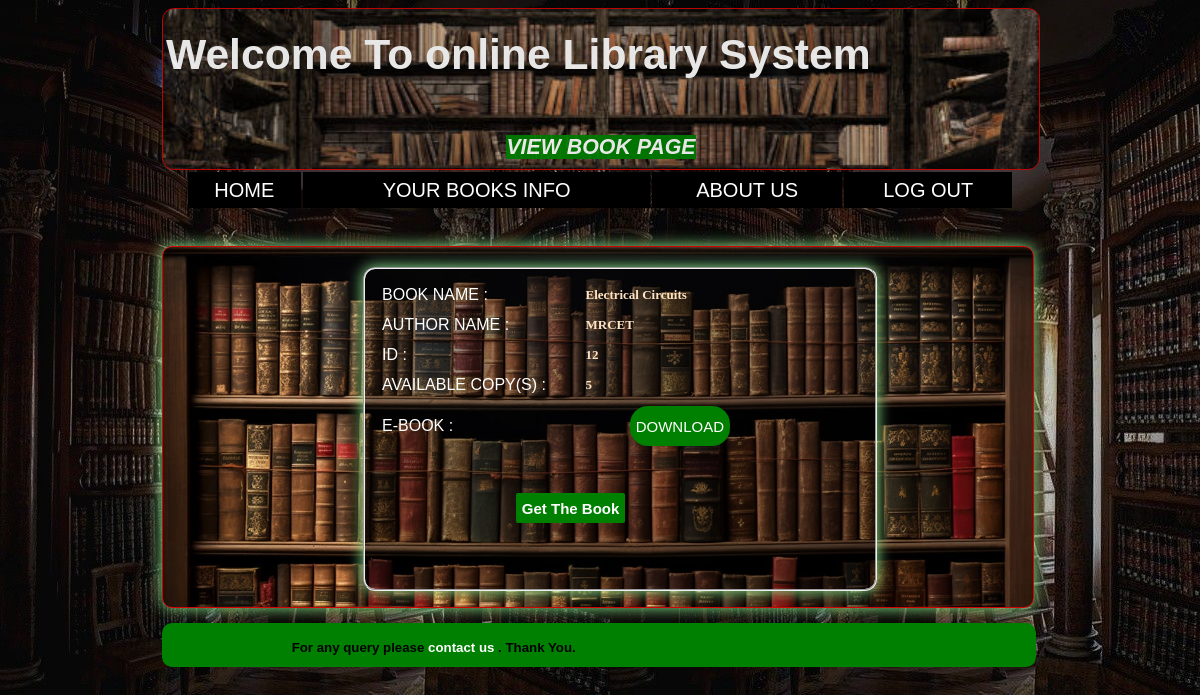
/view_book.php?id=12, run on the app's committed database.
### tables this page shows
CREATE TABLE `book` (
  `b_id` varchar(255) NOT NULL,
  `booksname` varchar(50) NOT NULL,
  `authorname` varchar(50) NOT NULL,
  `copies` varchar(20) NOT NULL,
  `avl_cpy` int(100) NOT NULL,
  `dept` varchar(50) NOT NULL,
  `file_name` varchar(255) NOT NULL,
  `path` varchar(200) NOT NULL
);

### view_book.php (the view, shortened to what this page needs)
<?php
$msg = "";
include("conn.php");
$id = $_GET['id'];
$query = "select * from book where `book`.`b_id`= '$id'";
$query1 = mysqli_query($conn, $query);
$ros = mysqli_fetch_array($query1);
$book_name = $ros['booksname'];
$auth_name = $ros['authorname'];
$avl_cpy = $ros['avl_cpy'];
?>
<html>
<head>
</head>
<body>
  <div class="box">
    <table style=" font-size:16pt" align="center" width="100%" height="100%">
      <tr>
        <td style="color:white">
          <h1>
            <marquee>
              Welcome To online Library System
            </marquee>
          </h1>
        </td>
      </tr>
      <tr>
        <td align="center"><b><i>
              <mark style="background-color:green;color:white">VIEW BOOK PAGE</mark></i></b></td>
      </tr>
    </table>
  </div>
  <table id="table1">
    <tr>
      <td class="td1">
        <a href="sdb.php">HOME</a>
      </td>
      <td class="td1">
        <a href="sbooks.php">YOUR BOOKS INFO</a>
      </td>
      <td class="td1">
        <a href="">ABOUT US</a>
      </td>
      <td class="td1">
        <a href="index.php">LOG OUT</a>
      </td>
    </tr>
  </table>
  <br>
  <br>
  <div class="boxtwo" style="border:solid 1px #CF0403;border-radius: 10px; width:73.5%; height:360px; margin-left:13%;background-color:white">
    <fieldset style="background:rgba(0,0,0,0.38)" class="five">
      <form method="post">
        <table id="table2">
          <tr>
            <td class="td2">
              BOOK NAME :
            </td>
            <td class="td3">
              <?php echo $book_name; ?>
            </td>
          </tr>
          <tr>
            <td class="td2">
              AUTHOR NAME :
            </td>
            <td class="td3">
              <?php echo $auth_name; ?>
            </td>
          </tr>
          <tr>
            <td class="td2">
              ID :
            </td>
            <td class="td3">
              <?php echo $id; ?>
            </td>
          </tr>
          <tr>
            <td class="td2">
              AVAILABLE COPY(S) :
            </td>
            <td class="td3">
              <?php echo $avl_cpy; ?>
            </td>
          </tr>
          <tr>
            <td class="td2">
              E-BOOK :
            </td>
            <td class="td2">
              <input type="submit" name="sub" value="DOWNLOAD">
            </td>
          </tr>
          <tr>
            <td style="padding-top: 40px;padding-left: 95px">
              <input type="submit" value="Get The Book" name="rqst" style="background: green;border-radius: 2px;height: 30px;border: none;font-weight: bold;color: white">
            </td>
            <td style="color:yellow;font-weight:bold;text-align:center;padding-top:30px;padding-left:50px"><?php echo $msg; ?></td>
          </tr>
        </table>
      </form>
    </fieldset>
  </div>
  <div class="boxthree" style="background-color:green; border:solid 2px green;border-radius: 10px; width:73.5%; height:40px; margin-left:13%; margin-top:15px">
    <marquee behavior="alternate" direction="right" loop="1" style="margin-right:38%" align="center">
      <h5 style="line-height:1px;">For any query please <a href="aboutus.php">contact us</a> . Thank You.</h5>
    </marquee>
  </div>
</body>
</html>

### view_book.php (style rules this page uses)
body { background: url(2.jpg); font-family: 'Italic', sans-serif; }
#table1 { width: 70%; text-align: center; height: 40px; margin-left: 15%; font-size: 20px; }
#table2 { color: white; }
.td1 { padding: 1px; background-color: black; }
.td2 { padding: 5px; }
a { text-decoration: none; color: white; }
.box { width: 74%; height: 160px; border: solid 1px #CF0403; background-image: url("lib.jpeg"); background-size: cover; margin-left: 13%; opacity: .9; border-radius: 12px; }
.boxtwo { background-image: url("lg3.jpg"); background-size: cover; box-shadow: 0px 0px 15px lightgreen; border-radius: 12px; }
.five { padding: 10px 0px 10px 10px; width: 500PX; margin-top: 20px; margin-left: 23%; height: 300px; border-radius: 12px; margin-right: 5%; box-shadow: 0px 0px 15px lightgreen; font-size: 22px; }
.five input[type="submit"] { font-size: 15px; text-align: center; border: none; height: 40px; margin-left: 40%; background: green; color: #FFFFFF; border-radius: 18px; }
.td3 { font-size: 13px; font-family: cambria; color: bisque; font-weight: bold; }

### data on the page
book: booksname "Electrical Circuits", authorname "MRCET", avl_cpy "5"

### other printed values
$id "12"
